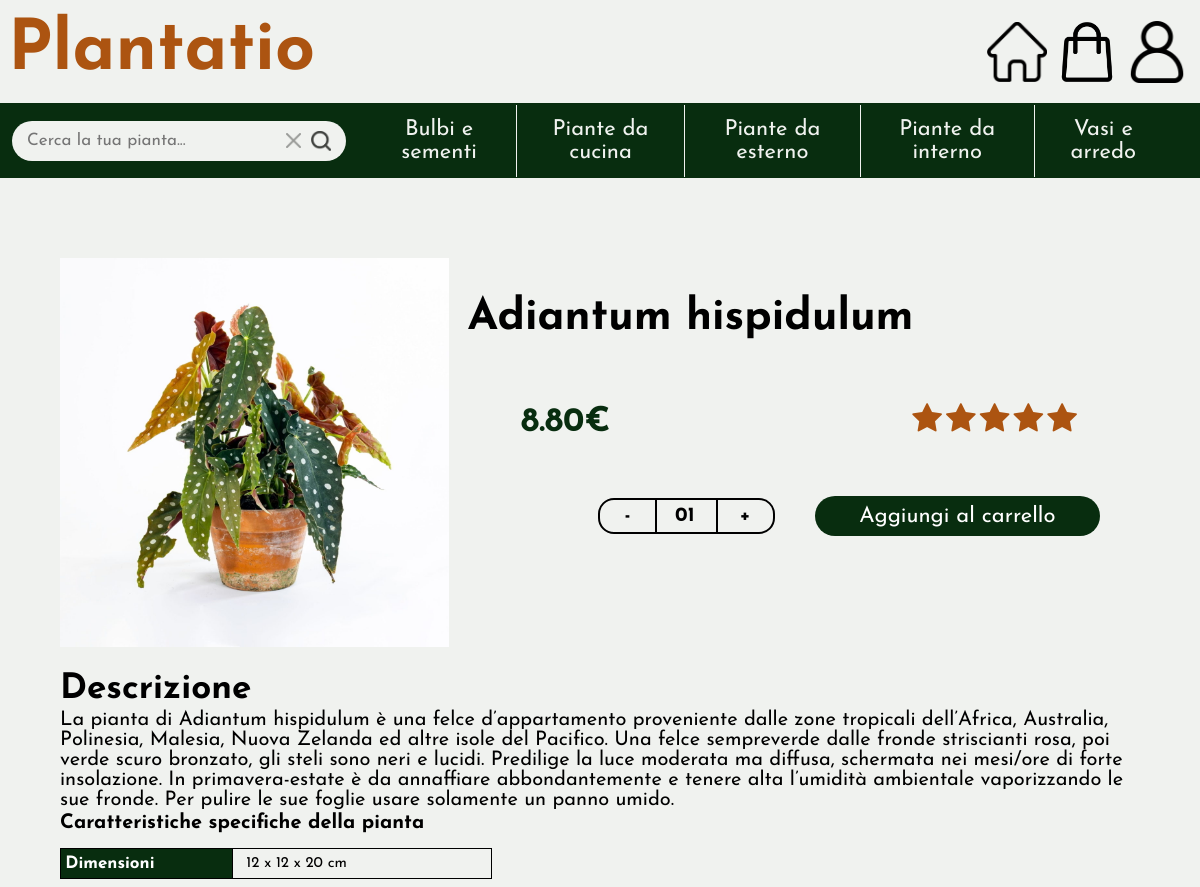
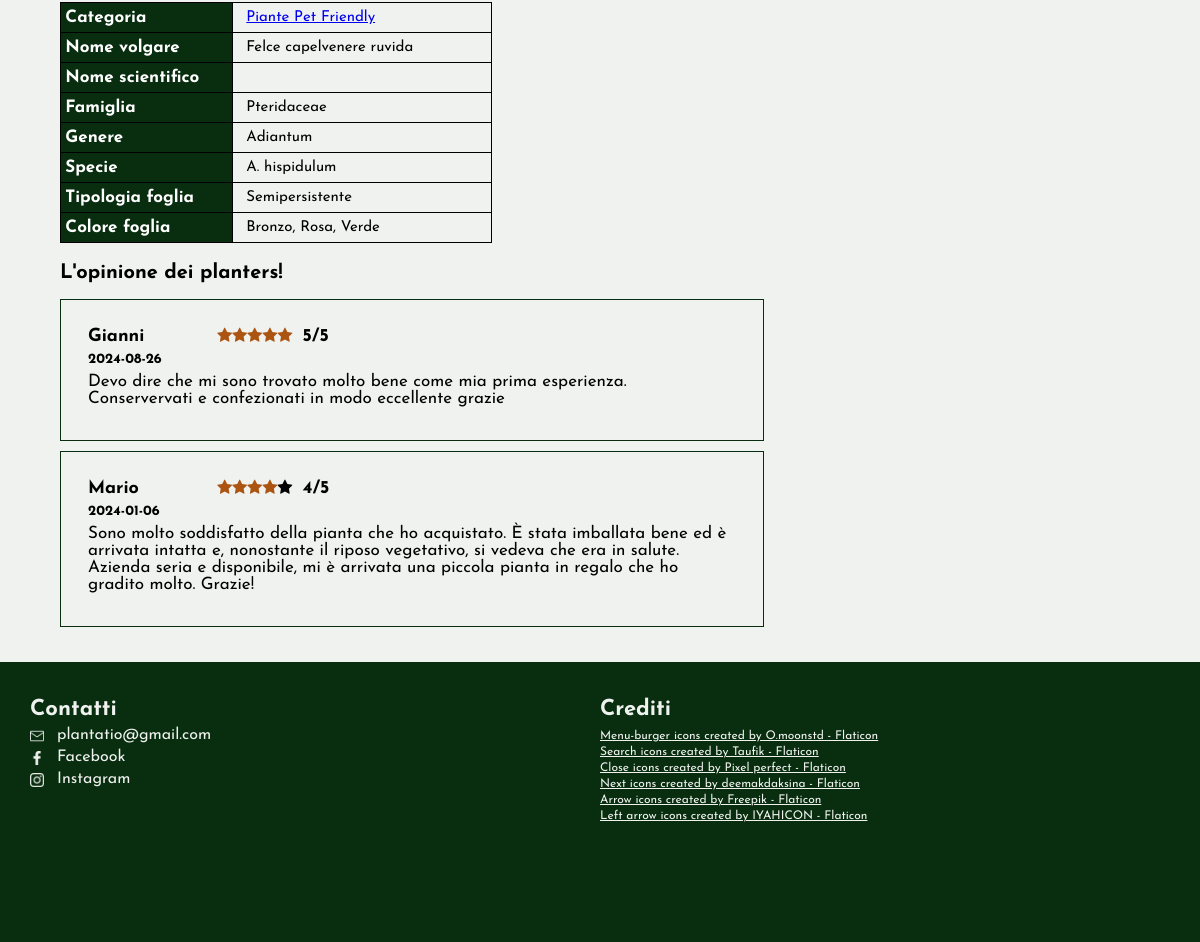
Page /product.php?id=Adiantum+hispidulum on the committed database (2 pictures, top to bottom).
### tables this page shows
CREATE TABLE Prodotti (
    nome_prodotto VARCHAR(150) PRIMARY KEY,
    prezzo DECIMAL(10, 2) NOT NULL,
    id_sottocategoria VARCHAR(100) NOT NULL,
    presente BOOLEAN DEFAULT 1,
    stock INT NOT NULL,
    nome_volgare VARCHAR(50),  
    nome_scientifico VARCHAR(50),
    famiglia VARCHAR(50),
    genere VARCHAR(50),
    specie VARCHAR(50),
    dimensioni VARCHAR(30),  
    profumo VARCHAR(30),  
    tipologia_foglia VARCHAR(30),
    colore_foglia VARCHAR(30), 
    descrizione TEXT,
    voto INT NOT NULL
);

CREATE TABLE Recensioni (
    id_utente VARCHAR(150) NOT NULL,
    id_prodotto VARCHAR(150) NOT NULL,
    voto INT CHECK (voto BETWEEN 1 AND 5),  
    commento TEXT,
    data_recensione TIMESTAMP DEFAULT CURRENT_TIMESTAMP,
    PRIMARY KEY (id_prodotto, id_utente),
    FOREIGN KEY (id_utente) REFERENCES Utenti(email) ON DELETE CASCADE,
    FOREIGN KEY (id_prodotto) REFERENCES Prodotti(nome_prodotto) ON DELETE CASCADE
);

CREATE TABLE Utenti (
    email VARCHAR(150) PRIMARY KEY,
    nome VARCHAR(100) NOT NULL,
    cognome VARCHAR(100) NOT NULL,
    password_hash VARCHAR(255) NOT NULL,
    admin_flag BOOLEAN NOT NULL
);

### product.php (called while the page is built, shortened)
<?php
require_once 'bootstrap.php';
$templateParams["titolo"] = "Plantatio";
$templateParams["mainContent"] = "single-item.php";
$templateParams["js"] = array("js/product.js", "js/nav.js", "js/header.js");
$idprodotto = -1;
if(isset($_GET["id"])){
    $idprodotto = getIdProduct($_GET["id"]);
} else {
    if(isset($idProd)){
        $idprodotto = $productId;
    }
}
$templateParams["prodotto"] = $dbh->getProductById($idprodotto);
$templateParams["recensioni_prodotto"] = $dbh->getReviewsOfProduct($idprodotto);
require 'template/base.php';
?>

### utils/functions.php (called while the page is built, shortened)
<?php
function replaceSpacesWithHyphens($string)
{
    $temp = $string;
    $newString = str_replace(' ', '-', $temp);
    return $newString;
}
function isUserLoggedIn()
{
    return !empty($_SESSION['email']);
}
function getSrc($string){
    $src_string = str_replace(' ', '_', $string);
    return $src_string;
}
function getIdProduct($string){
    $id_string = str_replace('_', ' ', $string);
    return $id_string;
}

### database/database.php (called while the page is built, shortened)
<?php
class DatabaseHelper
{
    private $db;
    public function __construct($servername, $username, $password, $dbname, $port)
    {
        $this->db = new mysqli($servername, $username, $password, $dbname, $port);
    }
    public function getSubCategoriesFromCategory($nomeCategoria)
    {
        $stmt = $this->db->prepare("SELECT nome_sottocategoria FROM SottoCategorie WHERE id_categoria = ?");
        $stmt->bind_param('s', $nomeCategoria);
        $stmt->execute();
        $result = $stmt->get_result();
        return $result->fetch_all(MYSQLI_ASSOC);
    }
    public function getCategories()
    {
        $stmt = $this->db->prepare("SELECT nome_categoria FROM Categorie");
        $stmt->execute();
        $result = $stmt->get_result();
        $categories = $result->fetch_all(MYSQLI_ASSOC);
        foreach ($categories as &$category) {
            $category["sottocategorie"] = array();
            $category["sottocategorie"] = $this->getSubCategoriesFromCategory($category["nome_categoria"]);
        }
        return $categories;
    }
    public function getProductById($product_id)
    {
        $stmt = $this->db->prepare("SELECT * FROM Prodotti WHERE nome_prodotto = ? AND presente = 1");
        $stmt->bind_param('s', $product_id);
        $stmt->execute();
        $result = $stmt->get_result();
        return $result->fetch_all(MYSQLI_ASSOC);
    }
    public function getReviewsOfProduct($idprodotto)
    {
        $query = "SELECT nome, voto, commento, DATE(data_recensione) as dataRec FROM Recensioni, Utenti WHERE id_utente = email AND id_prodotto = ? ORDER BY data_recensione DESC";
        $stmt = $this->db->prepare($query);
        $stmt->bind_param('s', $idprodotto);
        $stmt->execute();
        $result = $stmt->get_result();
        return $result->fetch_all(MYSQLI_ASSOC);
    }
}

### bootstrap.php (called while the page is built, shortened)
<?php
require_once("utils/functions.php");
require_once("database/database.php");
$dbh = new DatabaseHelper("localhost", "root", "", "plantatio", 3306);
$templateParams["categorie"] = $dbh->getCategories();
?>

### template/single-item.php (the view, shortened to what this page needs)
<main class="single-item">
    <?php if (count($templateParams["prodotto"]) == 0): ?>
        <article>
            <p>Prodotto non presente</p>
        </article>
    <?php
    else:
        $prodotto = $templateParams["prodotto"][0];
    ?>
        <article>
            <header>
                <img src="upload/prodotti/<?php echo getSrc($prodotto["nome_prodotto"]) ?>.jpg" alt="" />
                <section>
                    <h2><?php echo $prodotto["nome_prodotto"] ?></h2>
                    <h3><?php echo $prodotto["prezzo"] ?>€
                    </h3>
                    <div class="star-value">
                        <?php for ($i = 1; $i <= $prodotto["voto"]; $i++): ?>
                            <span class="fa fa-star checked"></span>
                        <?php endfor; ?>
                    </div>
                    <?php if ($prodotto['stock'] > 0): ?>
                        <div class="wrapper">
                            <span class="minus" onclick="reduceQuantity()">-</span>
                            <span class="number">01</span>
                            <span class="plus" onclick="addQuantity(<?php echo $prodotto['stock'] ?>)">+</span>
                        </div>
                        <button type="button" <?php if (isUserLoggedIn()) : ?>
                            onclick="addToCart('<?php echo $prodotto['nome_prodotto'] ?>')"
                            <?php else: ?> onclick="showErrorMessage()"
                            <?php endif; ?>>Aggiungi al carrello
                        </button>
                    <?php else: ?>
                        <span class="out_of_stock">La pianta non è al momento disponibile</span>
                    <?php endif; ?>
                </section>
            </header>
            <section>
                <h3>Descrizione</h3>
                <p><?php echo $prodotto["descrizione"] ?></p>
                <table>
                    <caption>Caratteristiche specifiche della pianta</caption>
                    <tr>
                        <th>Dimensioni</th>
                        <td><?php echo $prodotto["dimensioni"] ?></td>
                    </tr>
                </table>
                <table>
                    <tr>
                        <th>Categoria</th>
                        <td><a href="#"><?php echo $prodotto["id_sottocategoria"] ?></a></td>
                    </tr>
                    <?php if(strcmp($prodotto["nome_volgare"], 'non specificato') != 0): ?>
                    <tr>
                        <th>Nome volgare</th>
                        <td><?php echo $prodotto["nome_volgare"] ?></td>
                    </tr>
                    <?php endif; ?>
                    <?php if(strcmp($prodotto["nome_volgare"], 'non specificato') != 0): ?>
                    <tr>
                        <th>Nome scientifico</th>
                        <td><?php echo $prodotto["nome_scientifico"] ?></td>
                    </tr>
                    <?php endif; ?>
                    <?php if(strcmp($prodotto["famiglia"], 'non specificato') != 0): ?>
                    <tr>
                        <th>Famiglia</th>
                        <td><?php echo $prodotto["famiglia"] ?></td>
                    </tr>
                    <?php endif; ?>
                    <?php if(strcmp($prodotto["genere"], 'non specificato') != 0): ?>
                    <tr>
                        <th>Genere</th>
                        <td><?php echo $prodotto["genere"] ?></td>
                    </tr>
                    <?php endif; ?>
                    <?php if(strcmp($prodotto["specie"], 'non specificato') != 0): ?>
                    <tr>
                        <th>Specie</th>
                        <td><?php echo $prodotto["specie"] ?></td>
                    </tr>
                    <?php endif; ?>
                    <?php if(strcmp($prodotto["tipologia_foglia"], 'non specificato') != 0): ?>
                    <tr>
                        <th>Tipologia foglia</th>
                        <td><?php echo $prodotto["tipologia_foglia"] ?></td>
                    </tr>
                    <?php endif; ?>
                    <?php if(strcmp($prodotto["colore_foglia"], 'non specificato') != 0): ?>
                    <tr>
                        <th>Colore foglia</th>
                        <td><?php echo $prodotto["colore_foglia"] ?></td>
                    </tr>
                    <?php endif; ?>
                </table>
            </section>
        </article>
        <section>
            <h2>L&apos;opinione dei planters!</h2>
            <?php if(count($templateParams["recensioni_prodotto"]) == 0): ?>
                <p>Non ci sono recensioni per questo prodotto</p>
            <?php else: ?>
                <?php foreach ($templateParams["recensioni_prodotto"] as $rec): ?>
                    <article>
                        <h3><?php echo $rec["nome"] ?></h3>
                        <div class="star-value-user">
                            <?php for ($i = 1; $i <= $rec["voto"]; $i++): ?>
                                <span class="fa fa-star checked"></span>
                            <?php endfor; ?>
                            <?php for ($i = $rec["voto"] + 1; $i <= 5; $i++): ?>
                                <span class="fa fa-star"></span>
                            <?php endfor; ?>
                        </div>
                        <h3><?php echo $rec["voto"] ?>/5</h3>
                        <h4><?php echo $rec["dataRec"] ?></h4>
                        <p><?php echo $rec["commento"] ?></p>
                    </article>
                <?php endforeach; ?>
            <?php endif; ?>
        </section>
    <?php endif; ?>
</main>

### template/base.php (shortened to what this page needs)
<!DOCTYPE html>
<html lang="it">
<head>
    <link rel="stylesheet" href="https://cdnjs.cloudflare.com/ajax/libs/font-awesome/4.7.0/css/font-awesome.min.css" />
    <link rel="stylesheet" type="text/css" href="./css/style.css" />
</head>
<body>
    <header>
        <a href="./index.php">
            <h1>Plantatio</h1>
        </a>
        <ul>
            <li class="user_icon">
                <a href="<?php if (isUserLoggedIn()) {
                                echo '#';
                            } else {
                                echo './login.php';
                            } ?>" onclick="open_submenu()">
                    <img class="user_icon" src="./upload/User-Icon.png" alt="user-icon" />
                </a>
            </li>
            <li>
                <a href="<?php if (isUserLoggedIn()) {
                                echo './cart.php';
                            } else {
                                echo './login.php';
                            } ?>"><img src="./upload/Cart-Icon.png" alt="cart-icon" />
                </a>
            </li>
            <li>
                <a href="./index.php" >
                    <img src="./upload/Home-Icon.png" alt="Home" />
                </a>
            </li>
        </ul>
    </header>
    <nav class="main-nav closed-nav">
        <form action="search.php" method="GET">
            <section class="search-text">
                <input type="text" id="fastSearch" name="fastSearch" placeholder="Cerca la tua pianta..." oninput="showSuggestions()" value="<?php if (isset($templateParams["searchedWord"])) {
                                                                                                                                                    echo ($templateParams["searchedWord"]);
                                                                                                                                                } ?>" />
            </section>
            <img class="searchbar-icon cancel-button" src="upload/cancel-icon.png" alt="Reset search button"
                onclick="resetText('fastsearch')" />
            <input class="searchbar-icon search-button" type="image" src="upload/search-icon.png" alt="Submit search" />
        </form>
        <ul class="categories">
            <?php foreach ($templateParams["categorie"] as $categoria): ?>
                <li>
                    <button class="category-button" onclick='openSubcategories("<?php echo replaceSpacesWithHyphens($categoria["nome_categoria"]); ?>")' type="button"><?php echo $categoria["nome_categoria"]; ?>
                    </button>
                </li>
            <?php endforeach; ?>
        </ul>
    </nav>
    <?php
    if (isset($templateParams["mainContent"])) {
        require($templateParams["mainContent"]);
    }
    ?>
    <footer>
        <section class="contacts">
            <h1>Contatti</h1>
            <ul>
                <li>
                    <img src="./upload/email.png" alt="email icon">
                    <span>plantatio@gmail.com</span>
                </li>
                <li>
                    <img src="./upload/facebook.png" alt="facebook icon">
                    <span>Facebook</span>
                </li>
                <li>
                    <img src="./upload/instagram.png" alt="instagram icon">
                    <span>Instagram</span>
                </li>
            </ul>
        </section>
        <section class="credits">
            <h1>Crediti</h1>
            <ul>
                <li>
                    <a href="https://www.flaticon.com/free-icons/menu-burger" title="menu-burger icons">Menu-burger icons created by
                        O.moonstd - Flaticon</a>
                </li>
                <li>
                    <a href="https://www.flaticon.com/free-icons/search" title="search icons">Search icons created by Taufik -
                        Flaticon</a>
                </li>
                <li>
                    <a href="https://www.flaticon.com/free-icons/close" title="close icons">Close icons created by Pixel perfect -
                        Flaticon</a>
                </li>
                <li>
                    <a href="https://www.flaticon.com/free-icons/next" title="next icons">Next icons created by deemakdaksina -
                        Flaticon</a>
                </li>
                <li>
                    <a href="https://www.flaticon.com/free-icons/arrow" title="arrow icons">Arrow icons created by Freepik - Flaticon</a>
                </li>
                <li>
                    <a href="https://www.flaticon.com/free-icons/left-arrow" title="left arrow icons">Left arrow icons created by IYAHICON - Flaticon</a>
                </li>
            </ul>
        </section>
    </footer>
</body>
</html>

### rows in the picture
prodotti: nome_prodotto "Adiantum hispidulum", prezzo "8.80", voto 5 (drawn), descrizione "La pianta di Adiantum hispidulum è una felce d’appartamento proveniente dalle zone tropicali dell’Africa, Australia, Polinesia, Malesia, Nuova Zelanda ed altre isole del Pacifico. Una felce sempreverde dalle fronde striscianti rosa, poi verde scuro bronzato, gli steli sono neri e lucidi. Predilige la luce moderata ma diffusa, schermata nei mesi/ore di forte insolazione. In primavera-estate è da annaffiare abbondantemente e tenere alta l’umidità ambientale vaporizzando le sue fronde. Per pulire le sue foglie usare solamente un panno umido.", dimensioni "12 x 12 x 20 cm", id_sottocategoria "Piante Pet Friendly", nome_volgare "Felce capelvenere ruvida", famiglia "Pteridaceae", genere "Adiantum", specie "A. hispidulum", tipologia_foglia "Semipersistente", colore_foglia "Bronzo, Rosa, Verde"
recensioni: id_utente.nome "Gianni", voto "5", dataRec "2024-08-26", commento "Devo dire che mi sono trovato molto bene come mia prima esperienza. Conservervati e confezionati in modo eccellente grazie"
recensioni: id_utente.nome "Mario", voto "4", dataRec "2024-01-06", commento "Sono molto soddisfatto della pianta che ho acquistato. È stata imballata bene ed è arrivata intatta e, nonostante il riposo vegetativo, si vedeva che era in salute. Azienda seria e disponibile, mi è arrivata una piccola pianta in regalo che ho gradito molto. Grazie!"

### other values in the picture
$categoria["nome_categoria"] "Bulbi e sementi"
$categoria["nome_categoria"] "Piante da cucina"
$categoria["nome_categoria"] "Piante da esterno"
$categoria["nome_categoria"] "Piante da interno"
$categoria["nome_categoria"] "Vasi e arredo"
